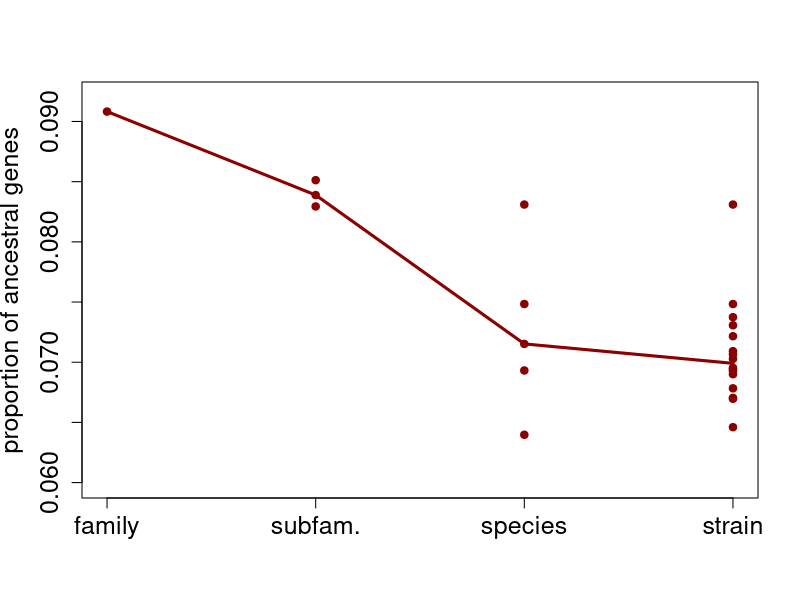

Generate this figure with R:
strain =c(
  296/3562,
  316/4719,
  359/5081,
  317/4236,
  314/4523,
  303/4520,
  314/4468,
  303/4374,
  298/4202,
  303/4109,
  309/4783,
  327/4739,
  318/4407,
  331/4530,
  291/4290,
  299/4300
)


speciesFitch = c( 
  296/3562,
  293/4580,
  317/4236,
  267/3852,
  275/3845
)


subFamilyFitch = c(
  265/3159,
  285/3348,
  283/3412
)


familyFitch = c(
  287/3160
)



pdf(file = '~/EnTrI/figures/fitch.pdf')

plot(4*strain/strain, strain, xlim=c(1,4), ylim=c(0.06,0.092), col="red4", ylab="proportion of ancestral genes", xaxt="n", xlab="",pch=19,
     cex.lab=1.5, cex.axis=1.5)

points(3*speciesFitch/speciesFitch,speciesFitch, col="red4", pch=19)

points(2*subFamilyFitch/subFamilyFitch,subFamilyFitch, col="red4", pch=19)

points(1*familyFitch/familyFitch,familyFitch, col="red4", pch=19)

lines(1:4, c(median(familyFitch), median(subFamilyFitch), median(speciesFitch), median(strain) ), col="red4", lwd=3)

#legend("topright", c("intersection", "ancestral II", "Dollo"), fil=c("red4", "olivedrab4", "cyan3"))
axis(1, at = 1:4, labels=c("family", "subfam.", "species", "strain"), cex.axis=1.5)

dev.off()
